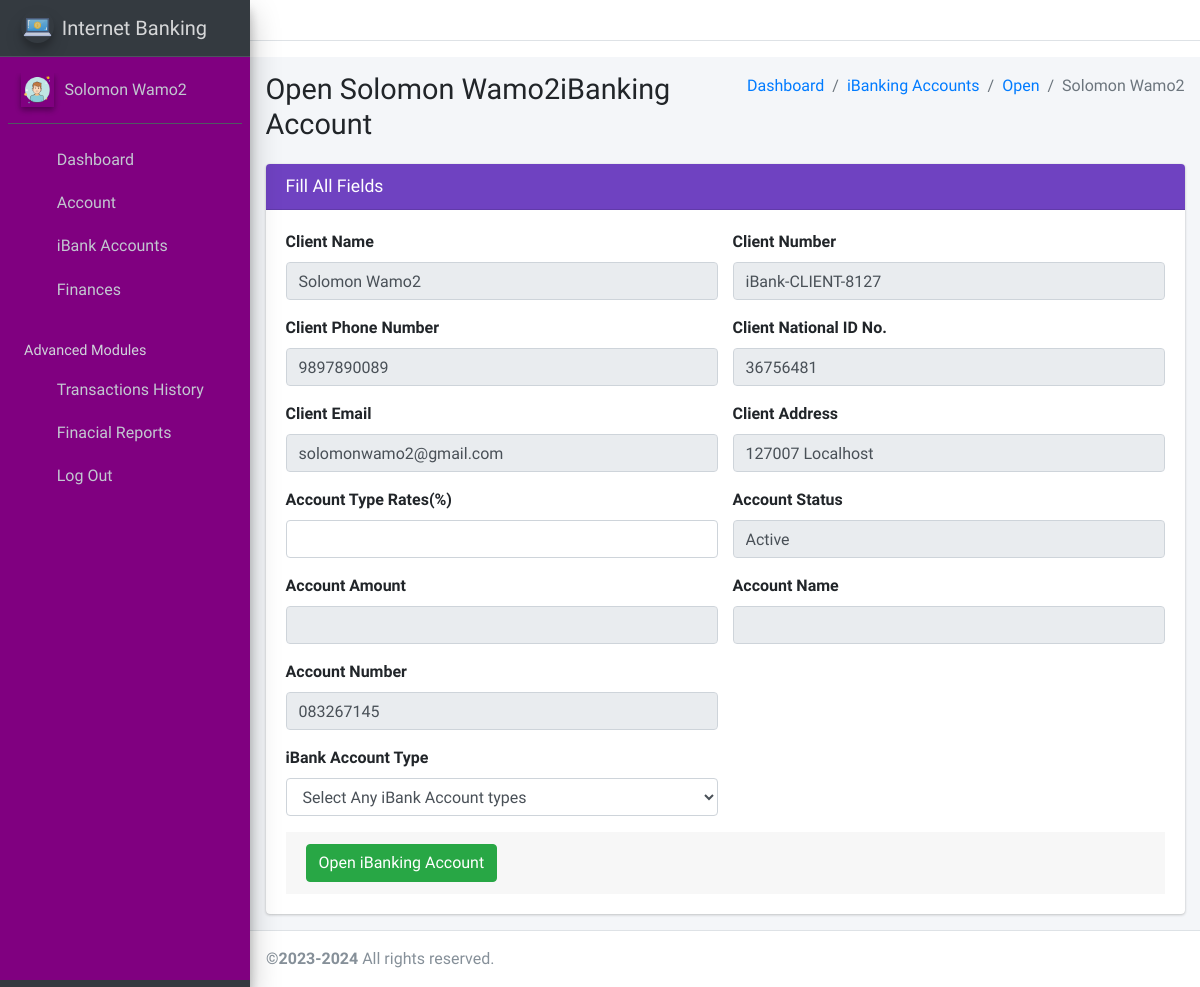
Page /client/pages_open_acc.php (signed in) on the committed database.
### tables this page shows
CREATE TABLE `ib_systemsettings` (
  `id` int(20) NOT NULL,
  `sys_name` longtext NOT NULL,
  `sys_tagline` longtext NOT NULL,
  `sys_logo` varchar(200) NOT NULL
);

CREATE TABLE `ib_clients` (
  `client_id` int(11) NOT NULL,
  `name` varchar(200) NOT NULL,
  `national_id` varchar(200) NOT NULL,
  `phone` varchar(200) NOT NULL,
  `address` varchar(200) NOT NULL,
  `email` varchar(200) NOT NULL,
  `password` varchar(200) NOT NULL,
  `profile_pic` varchar(200) NOT NULL,
  `client_number` varchar(200) NOT NULL
);

### client/pages_open_acc.php (the view, shortened to what this page needs)
<!DOCTYPE html>
<html lang="en">
<?php include("dist/_partials/head.php"); ?>
<body class="hold-transition sidebar-mini layout-fixed layout-navbar-fixed">
    <div class="wrapper">
        <?php include("dist/_partials/nav.php"); ?>
        <?php include("dist/_partials/sidebar.php"); ?>
        <?php
        $client_id = $_SESSION['client_id'];
        $sel = "SELECT * FROM ib_clients WHERE client_id = ?";
        $stmt = $mysqli->prepare($sel);
        $stmt->bind_param('i', $client_id);
        $stmt->execute();
        $res = $stmt->get_result();
        while ($row = $res->fetch_object()) {
        ?>
            <div class="content-wrapper">
                <section class="content-header">
                    <div class="container-fluid">
                        <div class="row mb-2">
                            <div class="col-sm-6">
                                <h1>Open <?php echo $row->name; ?>iBanking Account</h1>
                            </div>
                            <div class="col-sm-6">
                                <ol class="breadcrumb float-sm-right">
                                    <li class="breadcrumb-item"><a href="pages_dashboard.php">Dashboard</a></li>
                                    <li class="breadcrumb-item"><a href="pages_open_acc.php">iBanking Accounts</a></li>
                                    <li class="breadcrumb-item"><a href="pages_open_acc.php">Open</a></li>
                                    <li class="breadcrumb-item active"><?php echo $row->name ?></li>
                                </ol>
                            </div>
                        </div>
                    </div>
                </section>
                <section class="content">
                    <div class="container-fluid">
                        <div class="row">
                            <div class="col-md-12">
                                <div class="card card-purple">
                                    <div class="card-header">
                                        <h3 class="card-title">Fill All Fields</h3>
                                    </div>
                                    <form method="post" enctype="multipart/form-data" role="form">
                                        <div class="card-body">
                                            <div class="row">
                                                <div class=" col-md-6 form-group">
                                                    <label for="exampleInputEmail1">Client Name</label>
                                                    <input type="text" readonly name="client_name" value="<?php echo $row->name; ?>" required class="form-control" id="exampleInputEmail1">
                                                </div>
                                                <div class=" col-md-6 form-group">
                                                    <label for="exampleInputPassword1">Client Number</label>
                                                    <input type="text" readonly name="client_number" value="<?php echo $row->client_number; ?>" class="form-control" id="exampleInputPassword1">
                                                </div>
                                            </div>
                                            <div class="row">
                                                <div class=" col-md-6 form-group">
                                                    <label for="exampleInputEmail1">Client Phone Number</label>
                                                    <input type="text" readonly name="client_phone" value="<?php echo $row->phone; ?>" required class="form-control" id="exampleInputEmail1">
                                                </div>
                                                <div class=" col-md-6 form-group">
                                                    <label for="exampleInputPassword1">Client National ID No.</label>
                                                    <input type="text" readonly value="<?php echo $row->national_id; ?>" name="client_national_id" required class="form-control" id="exampleInputEmail1">
                                                </div>
                                            </div>
                                            <div class="row">
                                                <div class=" col-md-6 form-group">
                                                    <label for="exampleInputEmail1">Client Email</label>
                                                    <input type="email" readonly name="client_email" value="<?php echo $row->email; ?>" required class="form-control" id="exampleInputEmail1">
                                                </div>
                                                <div class=" col-md-6 form-group">
                                                    <label for="exampleInputEmail1">Client Address</label>
                                                    <input type="text" name="client_adr" readonly value="<?php echo $row->address; ?>" required class="form-control" id="exampleInputEmail1">
                                                </div>
                                            </div>
                                            <div class="row">
                                                <div class="col-md-6 form-group">
                                                    <label for="exampleInputEmail">Account Type Rates(%)</label>
                                                    <input type="number" class="form-control" name="acc_rates" required>
                                                </div>
                                                <div class="col-md-6 form-group">
                                                    <label for="exampleInputEmail">Account Status</label>
                                                    <input type="text" class="form-control" name="acc_status" value="Active" readonly required>
                                                </div>
                                                <div class="col-md-6 form-group">
                                                    <label for="exampleInputEmail">Account Amount</label>
                                                    <input type="text" class="form-control" readonly required name="acc_amount">
                                                </div>
                                                <div class="col-md-6 form-group">
                                                    <label for="exampleInputEmail">Account Name</label>
                                                    <input type="text" class="form-control" name="acc_name" readonly required id="exampleInputEmail">
                                                </div>
                                                <div class="col-md-6 form-group">
                                                    <label for="exampleInputEmail">Account Number</label>
                                                    <?php
                                                    $length = 12;
                                                    $_accnumber = substr(str_shuffle('0123456789'), 1, $length);
                                                    ?>
                                                    <input type="text" class="form-control" value="<?php echo $_accnumber; ?>" id="exampleInputEmail" name="account_number" required readonly>
                                                </div>
                                            </div>
                                            <div class="row">
                                                <div class=" col-md-6 form-group">
                                                    <label for="exampleInputEmail1">iBank Account Type</label>
                                                    <select class="form-control" onChange="getiBankAccs(this.value);" name="acc_type">
                                                        <option>Select Any iBank Account types</option>
                                                        <?php
                                                        $ret = "SELECT * FROM  ib_acc_types ORDER BY RAND() ";
                                                        $stmt = $mysqli->prepare($ret);
                                                        $stmt->execute();
                                                        $res = $stmt->get_result();
                                                        ?>
                                                    </select>
                                                </div>
                                            </div>
                                            <div class="card-footer">
                                            <button type="submit" name="open_account" class="btn btn-success">Open iBanking Account</button>
                                        </div>
                            </form>
                        </div>
                    </div>
                </section>
            </div>
        <?php } ?>
        <?php include("dist/_partials/footer.php"); ?>
    </div>
</body>
</html>

### client/dist/_partials/sidebar.php (shortened to what this page needs)
<aside class="main-sidebar sidebar-dark-primary elevation-4">
  <?php
  $client_id = $_SESSION['client_id'];
  $ret = "SELECT * FROM  ib_clients  WHERE client_id = ? ";
  $stmt = $mysqli->prepare($ret);
  $stmt->bind_param('i', $client_id);
  $stmt->execute();
  $res = $stmt->get_result();
  while ($row = $res->fetch_object()) {
      $profile_picture = "<img src='../admin/dist/img/user_icon.png' class=' elevation-2' alt='User Image'>
                ";
    $ret = "SELECT * FROM `ib_systemsettings` ";
    $stmt = $mysqli->prepare($ret);
    $stmt->execute();
    $res = $stmt->get_result();
    while ($sys = $res->fetch_object()) {
  ?>
      <a href="pages_dashboard.php" class="brand-link">
        <img src="../admin/dist/img/<?php echo $sys->sys_logo;?>" alt="iBanking Logo" class="brand-image img-circle elevation-3" style="opacity: .8">
        <span class="brand-text font-weight-light"><?php echo $sys->sys_name;?></span>
      </a>
      <div class="sidebar" style="background-color: purple;">
        <div class="user-panel mt-3 pb-3 mb-3 d-flex">
          <div class="image">
            <?php echo $profile_picture; ?>
          </div>
          <div class="info">
            <a href="#" class="d-block"><?php echo $row->name; ?></a>
          </div>
        </div>
        <nav class="mt-2">
          <ul class="nav nav-pills nav-sidebar flex-column" data-widget="treeview" role="menu" data-accordion="false">
            <li class="nav-item has-treeview">
              <a href="pages_dashboard.php" class="nav-link">
                <i class="nav-icon fas fa-tachometer-alt"></i>
                <p>
                  Dashboard
                </p>
              </a>
            </li>
            <li class="nav-item">
              <a href="pages_account.php" class="nav-link">
                <i class="nav-icon fas fa-user-tie"></i>
                <p>
                  Account
                </p>
              </a>
            </li>
            <li class="nav-item has-treeview">
              <a href="#" class="nav-link">
                <i class="nav-icon fas fa-briefcase"></i>
                <p>
                  iBank Accounts
                  <i class="fas fa-angle-left right"></i>
                </p>
              </a>
            </li>
            <li class="nav-item has-treeview">
              <a href="#" class="nav-link">
                <i class="nav-icon fas fa-dollar-sign"></i>
                <p>
                  Finances
                  <i class="fas fa-angle-left right"></i>
                </p>
              </a>
            </li>
            <li class="nav-header">Advanced Modules</li>
            <li class="nav-item">
              <a href="pages_transactions_engine.php" class="nav-link">
                <i class="nav-icon fas fa-exchange-alt"></i>
                <p>
                  Transactions History
                </p>
              </a>
            </li>
            <li class="nav-item has-treeview">
              <a href="#" class="nav-link">
                <i class="nav-icon fas fa-file-invoice-dollar"></i>
                <p>
                  Finacial Reports
                  <i class="fas fa-angle-left right"></i>
                </p>
              </a>
            </li>
            <li class="nav-item">
              <a href="pages_logout.php" class="nav-link">
                <i class="nav-icon fas fa-power-off"></i>
                <p>
                  Log Out
                </p>
              </a>
            </li>
          </ul>
        </nav>
      </div>
</aside>
<?php
    }
  } ?>

### client/dist/_partials/footer.php (shortened to what this page needs)
<?php
$sel = "SELECT * FROM `ib_systemsettings`";
$stmt = $mysqli->prepare($sel);
$stmt->execute();
$res = $stmt->get_result();
while ($sys = $res->fetch_object()) {
    ?>
<footer class = "main-footer">
    <strong>&copy;2023-<?php echo date('Y');?></strong>
    All rights reserved.
</footer>
<?php } ?>

### rows in the picture
ib_clients: name "Solomon Wamo2", client_name "Solomon Wamo2", client_number "iBank-CLIENT-8127", client_phone "9897890089", client_national_id "36756481", client_email "solomonwamo2@gmail.com", client_adr "127007 Localhost", account_number "083267145"
ib_systemsettings: sys_logo (picture), sys_name "Internet Banking"
